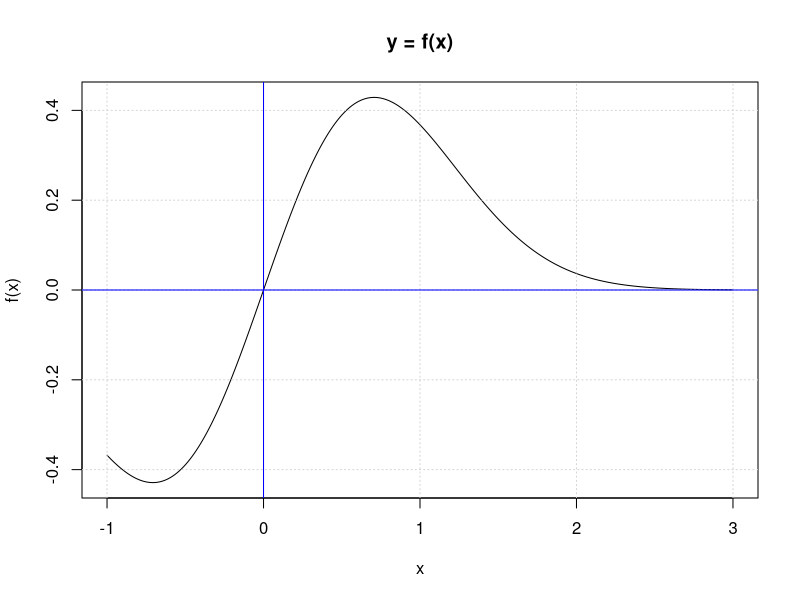
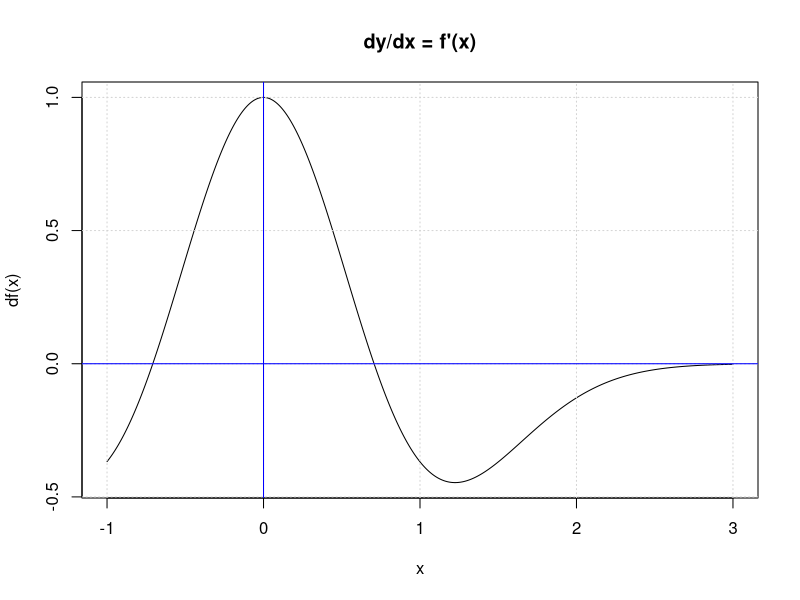
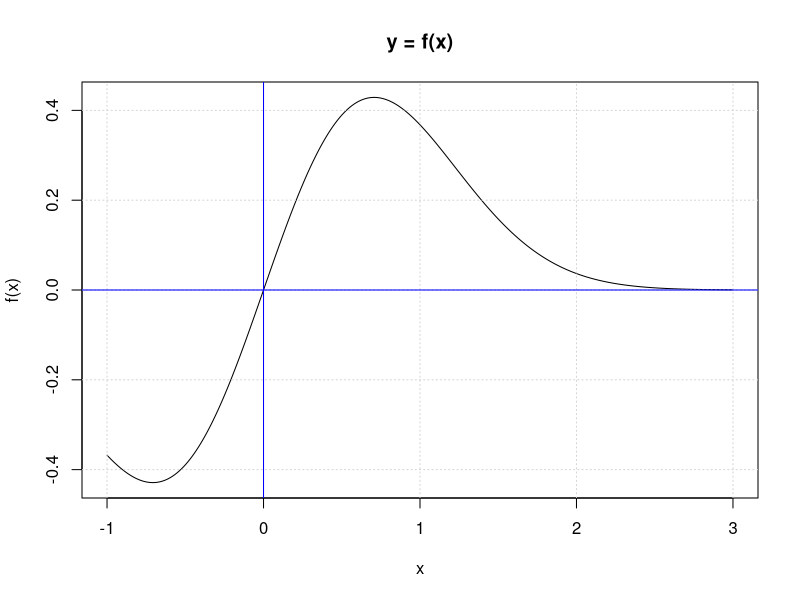
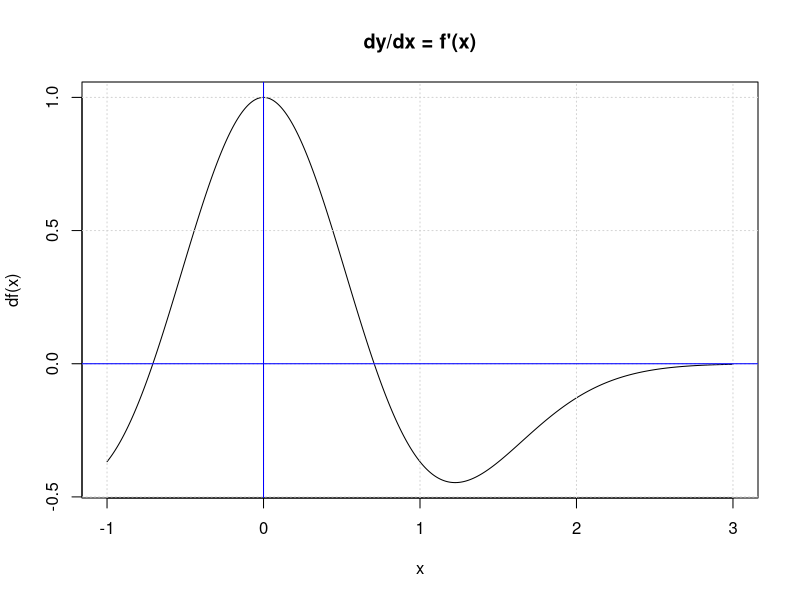

Write R code to recreate these figures, in order.
## ---- chunk 1
D<-function(f,delta=.001) {
  fun=function(x){
  (f(x+delta)-f(x))/delta
  }
  return(fun)
}
f = function(x) {x*exp(-x^2)}
df = D(f)

x = seq(-1,3,length=1000)

plot(x,f(x),type='l',main="y = f(x)")
grid()
abline(0,0,col='blue')
abline(v=0,col='blue')
plot(x,df(x),type='l',main="dy/dx = f'(x)")
grid()
abline(0,0,col='blue')
abline(v=0,col='blue')
## ---- chunk 2
library(Deriv)
df = Deriv(f)
x = seq(-1,3,length=1000)

plot(x,f(x),type='l',main="y = f(x)")
grid()
abline(0,0,col='blue')
abline(v=0,col='blue')
plot(x,df(x),type='l',main="dy/dx = f'(x)")
grid()
abline(0,0,col='blue')
abline(v=0,col='blue')
## ---- chunk 3
Newton=function(f,x,max.its=50){
  res=x
  df=D(f)
  while (max.its>0) {
    x<-x-f(x)/df(x)
    res=c(res,x)
    max.its<-max.its-1
  }
  return(res)
}
options(digits = 12)
f=function(x) (cos(x))^2+sin(x)-1
Newton(f,4.25)
